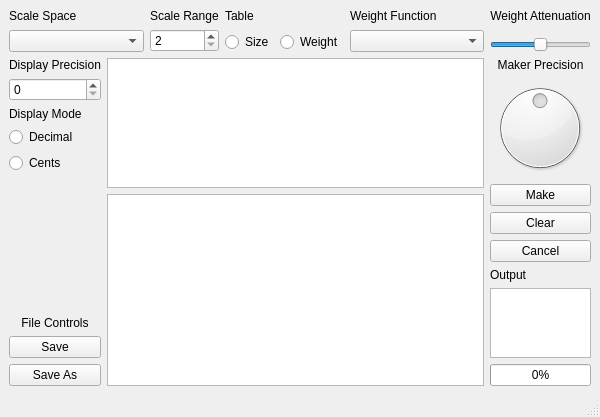
<?xml version="1.0" encoding="UTF-8"?>
<ui version="4.0">
 <class>MainWindow</class>
 <widget class="QMainWindow" name="MainWindow">
  <property name="geometry">
   <rect>
    <x>0</x>
    <y>0</y>
    <width>600</width>
    <height>404</height>
   </rect>
  </property>
  <property name="windowTitle">
   <string>Irregular Tuning Maker</string>
  </property>
  <widget class="QWidget" name="centralwidget">
   <property name="sizePolicy">
    <sizepolicy hsizetype="Expanding" vsizetype="Preferred">
     <horstretch>0</horstretch>
     <verstretch>0</verstretch>
    </sizepolicy>
   </property>
   <layout class="QVBoxLayout" name="verticalLayout_4">
    <item>
     <layout class="QGridLayout" name="gridLayout" rowstretch="0,1" columnstretch="1,0">
      <item row="1" column="1">
       <layout class="QVBoxLayout" name="verticalLayout_14" stretch="0,0,0,0,0,0,0,0">
        <property name="topMargin">
         <number>0</number>
        </property>
        <item>
         <widget class="QLabel" name="cuttoffLabel">
          <property name="text">
           <string>Maker Precision</string>
          </property>
          <property name="alignment">
           <set>Qt::AlignmentFlag::AlignHCenter|Qt::AlignmentFlag::AlignTop</set>
          </property>
         </widget>
        </item>
        <item>
         <layout class="QHBoxLayout" name="horizontalLayout_3">
          <item>
           <widget class="QDial" name="cutoffDial">
            <property name="sizePolicy">
             <sizepolicy hsizetype="Minimum" vsizetype="Minimum">
              <horstretch>0</horstretch>
              <verstretch>0</verstretch>
             </sizepolicy>
            </property>
            <property name="maximumSize">
             <size>
              <width>100</width>
              <height>100</height>
             </size>
            </property>
            <property name="focusPolicy">
             <enum>Qt::FocusPolicy::ClickFocus</enum>
            </property>
            <property name="layoutDirection">
             <enum>Qt::LayoutDirection::LeftToRight</enum>
            </property>
            <property name="maximum">
             <number>100</number>
            </property>
            <property name="value">
             <number>50</number>
            </property>
            <property name="orientation">
             <enum>Qt::Orientation::Horizontal</enum>
            </property>
           </widget>
          </item>
         </layout>
        </item>
        <item>
         <widget class="QPushButton" name="makeButton">
          <property name="text">
           <string>Make</string>
          </property>
         </widget>
        </item>
        <item>
         <widget class="QPushButton" name="clearButton">
          <property name="text">
           <string>Clear</string>
          </property>
         </widget>
        </item>
        <item>
         <widget class="QPushButton" name="cancelButton">
          <property name="text">
           <string>Cancel</string>
          </property>
         </widget>
        </item>
        <item>
         <widget class="QLabel" name="label_7">
          <property name="text">
           <string>Output</string>
          </property>
          <property name="alignment">
           <set>Qt::AlignmentFlag::AlignLeading|Qt::AlignmentFlag::AlignLeft|Qt::AlignmentFlag::AlignVCenter</set>
          </property>
         </widget>
        </item>
        <item>
         <widget class="QPlainTextEdit" name="temperamentBox">
          <property name="sizePolicy">
           <sizepolicy hsizetype="Preferred" vsizetype="Expanding">
            <horstretch>0</horstretch>
            <verstretch>0</verstretch>
           </sizepolicy>
          </property>
          <property name="acceptDrops">
           <bool>false</bool>
          </property>
          <property name="sizeAdjustPolicy">
           <enum>QAbstractScrollArea::SizeAdjustPolicy::AdjustToContents</enum>
          </property>
          <property name="readOnly">
           <bool>true</bool>
          </property>
         </widget>
        </item>
        <item>
         <widget class="QProgressBar" name="makeProgressBar">
          <property name="value">
           <number>0</number>
          </property>
         </widget>
        </item>
       </layout>
      </item>
      <item row="1" column="0">
       <layout class="QVBoxLayout" name="verticalLayout" stretch="1">
        <property name="sizeConstraint">
         <enum>QLayout::SizeConstraint::SetMinimumSize</enum>
        </property>
        <item>
         <layout class="QHBoxLayout" name="horizontalLayout_6" stretch="0,0">
          <property name="sizeConstraint">
           <enum>QLayout::SizeConstraint::SetDefaultConstraint</enum>
          </property>
          <property name="topMargin">
           <number>0</number>
          </property>
          <item>
           <layout class="QVBoxLayout" name="verticalLayout_3">
            <item>
             <widget class="QLabel" name="label">
              <property name="contextMenuPolicy">
               <enum>Qt::ContextMenuPolicy::DefaultContextMenu</enum>
              </property>
              <property name="text">
               <string>Display Precision</string>
              </property>
              <property name="alignment">
               <set>Qt::AlignmentFlag::AlignLeading|Qt::AlignmentFlag::AlignLeft|Qt::AlignmentFlag::AlignTop</set>
              </property>
             </widget>
            </item>
            <item>
             <widget class="QSpinBox" name="precisionSpinBox">
              <property name="alignment">
               <set>Qt::AlignmentFlag::AlignLeading|Qt::AlignmentFlag::AlignLeft|Qt::AlignmentFlag::AlignVCenter</set>
              </property>
             </widget>
            </item>
            <item>
             <widget class="QLabel" name="label_2">
              <property name="text">
               <string>Display Mode</string>
              </property>
             </widget>
            </item>
            <item>
             <widget class="QRadioButton" name="ratioRadioButton">
              <property name="layoutDirection">
               <enum>Qt::LayoutDirection::LeftToRight</enum>
              </property>
              <property name="text">
               <string>Decimal</string>
              </property>
             </widget>
            </item>
            <item>
             <widget class="QRadioButton" name="centsRadioButton">
              <property name="text">
               <string>Cents</string>
              </property>
             </widget>
            </item>
            <item>
             <spacer name="verticalSpacer">
              <property name="orientation">
               <enum>Qt::Orientation::Vertical</enum>
              </property>
              <property name="sizeHint" stdset="0">
               <size>
                <width>20</width>
                <height>40</height>
               </size>
              </property>
             </spacer>
            </item>
            <item>
             <widget class="QLabel" name="label_6">
              <property name="text">
               <string>File Controls</string>
              </property>
              <property name="alignment">
               <set>Qt::AlignmentFlag::AlignCenter</set>
              </property>
             </widget>
            </item>
            <item>
             <widget class="QPushButton" name="saveButton">
              <property name="text">
               <string>Save</string>
              </property>
             </widget>
            </item>
            <item>
             <widget class="QPushButton" name="saveAsButton">
              <property name="text">
               <string>Save As</string>
              </property>
             </widget>
            </item>
           </layout>
          </item>
          <item>
           <layout class="QVBoxLayout" name="verticalLayout_2" stretch="1,0">
            <item>
             <widget class="QTableView" name="scaleSpaceTable">
              <property name="sizePolicy">
               <sizepolicy hsizetype="Expanding" vsizetype="Expanding">
                <horstretch>0</horstretch>
                <verstretch>0</verstretch>
               </sizepolicy>
              </property>
             </widget>
            </item>
            <item>
             <widget class="QPlainTextEdit" name="selectionBox">
              <property name="sizePolicy">
               <sizepolicy hsizetype="Ignored" vsizetype="Fixed">
                <horstretch>1</horstretch>
                <verstretch>1</verstretch>
               </sizepolicy>
              </property>
              <property name="maximumSize">
               <size>
                <width>16777215</width>
                <height>16777215</height>
               </size>
              </property>
              <property name="focusPolicy">
               <enum>Qt::FocusPolicy::NoFocus</enum>
              </property>
              <property name="acceptDrops">
               <bool>false</bool>
              </property>
              <property name="inputMethodHints">
               <set>Qt::InputMethodHint::ImhNone</set>
              </property>
              <property name="undoRedoEnabled">
               <bool>false</bool>
              </property>
              <property name="textInteractionFlags">
               <set>Qt::TextInteractionFlag::NoTextInteraction</set>
              </property>
              <property name="placeholderText">
               <string/>
              </property>
             </widget>
            </item>
           </layout>
          </item>
         </layout>
        </item>
       </layout>
      </item>
      <item row="0" column="0">
       <layout class="QHBoxLayout" name="horizontalLayout_2" stretch="1,0,0,1">
        <property name="sizeConstraint">
         <enum>QLayout::SizeConstraint::SetMinimumSize</enum>
        </property>
        <item>
         <layout class="QVBoxLayout" name="verticalLayout_8">
          <property name="sizeConstraint">
           <enum>QLayout::SizeConstraint::SetDefaultConstraint</enum>
          </property>
          <item>
           <widget class="QLabel" name="scaleSpaceLabel">
            <property name="text">
             <string>Scale Space</string>
            </property>
            <property name="alignment">
             <set>Qt::AlignmentFlag::AlignLeading|Qt::AlignmentFlag::AlignLeft|Qt::AlignmentFlag::AlignTop</set>
            </property>
           </widget>
          </item>
          <item>
           <widget class="QComboBox" name="scaleSpaceCombo"/>
          </item>
         </layout>
        </item>
        <item>
         <layout class="QVBoxLayout" name="verticalLayout_7">
          <property name="sizeConstraint">
           <enum>QLayout::SizeConstraint::SetMinimumSize</enum>
          </property>
          <item>
           <widget class="QLabel" name="rangeSpinBoxLabel">
            <property name="text">
             <string>Scale Range</string>
            </property>
            <property name="alignment">
             <set>Qt::AlignmentFlag::AlignLeading|Qt::AlignmentFlag::AlignLeft|Qt::AlignmentFlag::AlignTop</set>
            </property>
           </widget>
          </item>
          <item>
           <widget class="QSpinBox" name="rangeSpinBox">
            <property name="minimum">
             <number>2</number>
            </property>
            <property name="maximum">
             <number>999</number>
            </property>
           </widget>
          </item>
         </layout>
        </item>
        <item>
         <layout class="QVBoxLayout" name="verticalLayout_10">
          <item>
           <layout class="QVBoxLayout" name="verticalLayout_11">
            <item>
             <widget class="QLabel" name="label_4">
              <property name="text">
               <string>Table</string>
              </property>
              <property name="alignment">
               <set>Qt::AlignmentFlag::AlignLeading|Qt::AlignmentFlag::AlignLeft|Qt::AlignmentFlag::AlignTop</set>
              </property>
             </widget>
            </item>
            <item>
             <layout class="QHBoxLayout" name="horizontalLayout_4">
              <item>
               <widget class="QRadioButton" name="sizeRadioButton">
                <property name="text">
                 <string>Size</string>
                </property>
               </widget>
              </item>
              <item>
               <widget class="QRadioButton" name="weightRadioButton">
                <property name="text">
                 <string>Weight</string>
                </property>
               </widget>
              </item>
             </layout>
            </item>
           </layout>
          </item>
         </layout>
        </item>
        <item>
         <layout class="QVBoxLayout" name="verticalLayout_6">
          <item>
           <widget class="QLabel" name="weightFunctionLabel">
            <property name="text">
             <string>Weight Function</string>
            </property>
            <property name="alignment">
             <set>Qt::AlignmentFlag::AlignLeading|Qt::AlignmentFlag::AlignLeft|Qt::AlignmentFlag::AlignTop</set>
            </property>
           </widget>
          </item>
          <item>
           <widget class="QComboBox" name="weightFuncCombo"/>
          </item>
         </layout>
        </item>
       </layout>
      </item>
      <item row="0" column="1">
       <layout class="QVBoxLayout" name="verticalLayout_5" stretch="0,0">
        <property name="sizeConstraint">
         <enum>QLayout::SizeConstraint::SetMinimumSize</enum>
        </property>
        <item>
         <widget class="QLabel" name="label_3">
          <property name="layoutDirection">
           <enum>Qt::LayoutDirection::LeftToRight</enum>
          </property>
          <property name="text">
           <string>Weight Attenuation</string>
          </property>
          <property name="alignment">
           <set>Qt::AlignmentFlag::AlignHCenter|Qt::AlignmentFlag::AlignTop</set>
          </property>
         </widget>
        </item>
        <item>
         <widget class="QSlider" name="attenuationSlider">
          <property name="maximum">
           <number>100</number>
          </property>
          <property name="value">
           <number>50</number>
          </property>
          <property name="orientation">
           <enum>Qt::Orientation::Horizontal</enum>
          </property>
         </widget>
        </item>
       </layout>
      </item>
     </layout>
    </item>
   </layout>
  </widget>
  <widget class="QStatusBar" name="statusbar"/>
  <widget class="QMenuBar" name="menubar">
   <property name="geometry">
    <rect>
     <x>0</x>
     <y>0</y>
     <width>600</width>
     <height>17</height>
    </rect>
   </property>
  </widget>
 </widget>
 <resources/>
 <connections/>
</ui>
